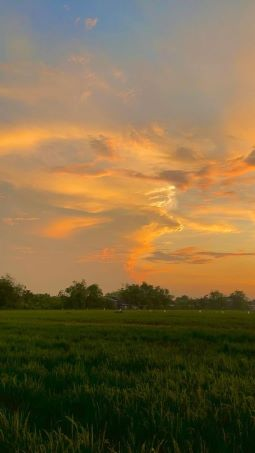
#> input picture Tugas_3/image/pengurangan1.jpg, 255 x 453 px
$ python 'Metode Pengurangan.py'
#> lines starting #> are read from the running program, lines starting #| are printed output that depends on the picture
import cv2

# load dua buah citra yang akan dikurangi
img1 = cv2.imread('image/pengurangan1.jpg')
#> img1 is the input picture: shape (453, 255, 3); mean B, G, R 68.2, 104.8, 125.4
img2 = cv2.imread('image/pengurangan.jpg')
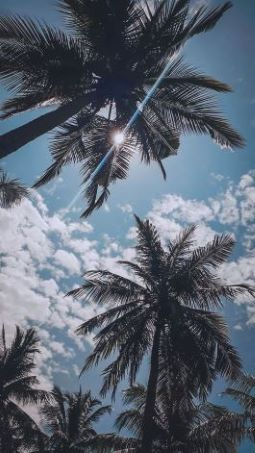
#> input picture Tugas_3/image/pengurangan.jpg, 255 x 453 px
#> img2 is the input picture: shape (453, 255, 3); mean B, G, R 113, 100, 90.7

# pastikan ukuran kedua citra sama
if img1.shape != img2.shape:
    print('Ukuran kedua citra berbeda')
else:
    # kurangi citra 2 dari citra 1
    result = cv2.subtract(img1, img2)
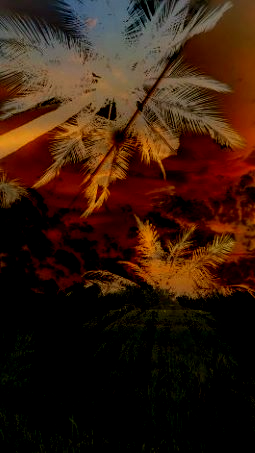
#> result: shape (453, 255, 3); mean B, G, R 15, 28.8, 53.8
    # tampilkan citra hasil pengurangan
    cv2.imshow('Result', result)
    cv2.waitKey(0)
    cv2.destroyAllWindows()
